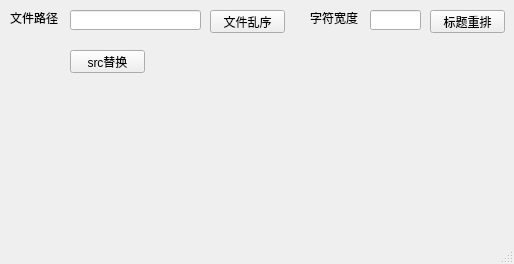
<?xml version="1.0" encoding="UTF-8"?>
<ui version="4.0">
 <class>MainWindow</class>
 <widget class="QMainWindow" name="MainWindow">
  <property name="geometry">
   <rect>
    <x>0</x>
    <y>0</y>
    <width>514</width>
    <height>264</height>
   </rect>
  </property>
  <property name="windowTitle">
   <string>MainWindow</string>
  </property>
  <widget class="QWidget" name="centralwidget">
   <widget class="QPushButton" name="order_rename">
    <property name="geometry">
     <rect>
      <x>210</x>
      <y>10</y>
      <width>75</width>
      <height>23</height>
     </rect>
    </property>
    <property name="text">
     <string>文件乱序</string>
    </property>
   </widget>
   <widget class="QLineEdit" name="pathname">
    <property name="geometry">
     <rect>
      <x>70</x>
      <y>10</y>
      <width>131</width>
      <height>20</height>
     </rect>
    </property>
   </widget>
   <widget class="QLineEdit" name="widename">
    <property name="geometry">
     <rect>
      <x>370</x>
      <y>10</y>
      <width>51</width>
      <height>20</height>
     </rect>
    </property>
    <property name="font">
     <font>
      <stylestrategy>PreferDefault</stylestrategy>
     </font>
    </property>
   </widget>
   <widget class="QPushButton" name="order_rename_2">
    <property name="geometry">
     <rect>
      <x>430</x>
      <y>10</y>
      <width>75</width>
      <height>23</height>
     </rect>
    </property>
    <property name="text">
     <string>标题重排</string>
    </property>
   </widget>
   <widget class="QLabel" name="label">
    <property name="geometry">
     <rect>
      <x>310</x>
      <y>10</y>
      <width>51</width>
      <height>16</height>
     </rect>
    </property>
    <property name="text">
     <string>字符宽度</string>
    </property>
   </widget>
   <widget class="QLabel" name="label_2">
    <property name="geometry">
     <rect>
      <x>10</x>
      <y>10</y>
      <width>51</width>
      <height>16</height>
     </rect>
    </property>
    <property name="text">
     <string>文件路径</string>
    </property>
   </widget>
   <widget class="QPushButton" name="srcreplace">
    <property name="geometry">
     <rect>
      <x>70</x>
      <y>50</y>
      <width>75</width>
      <height>23</height>
     </rect>
    </property>
    <property name="text">
     <string>src替换</string>
    </property>
   </widget>
  </widget>
  <widget class="QMenuBar" name="menubar">
   <property name="geometry">
    <rect>
     <x>0</x>
     <y>0</y>
     <width>514</width>
     <height>17</height>
    </rect>
   </property>
  </widget>
  <widget class="QStatusBar" name="statusbar"/>
 </widget>
 <resources/>
 <connections/>
</ui>
